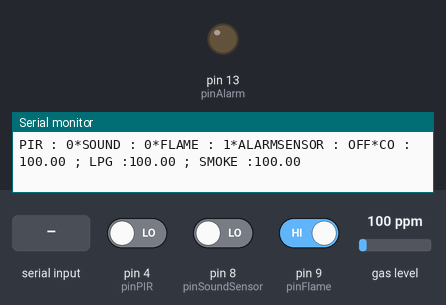
Bench run of a sketch on a simulated Arduino Uno, built with avr-gcc and run on an emulated ATmega328P. Shown: output pins drawn as LEDs (lit = HIGH), the last lines printed to the serial monitor. The test bench sets the inputs (shaded band); at power-on: pin 9 (pinFlame) HIGH, pin 4 (pinPIR) LOW, pin 8 (pinSoundSensor) LOW, gas level 100 ppm.

Above: at 1.7 s.
1.8 s: pin 9 (pinFlame) driven LOW
At 2.7 s:
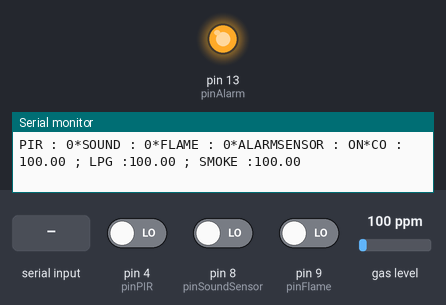
4.1 s: pin 9 (pinFlame) driven HIGH
At 5.0 s:
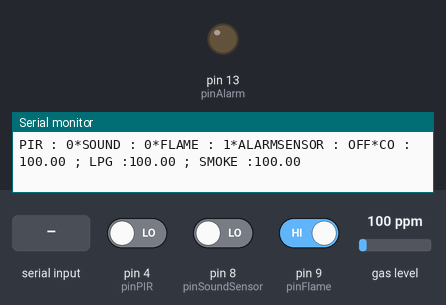
5.6 s: "ON" received over Serial
At 8.0 s:
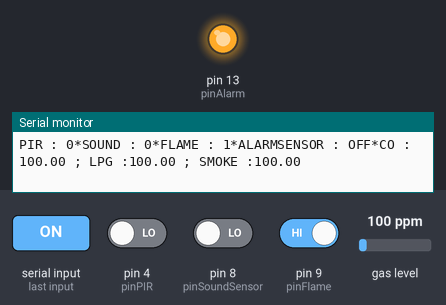
Timing chart, 0 to 9.5 s (numbered marks = the images above; inputs shaded):
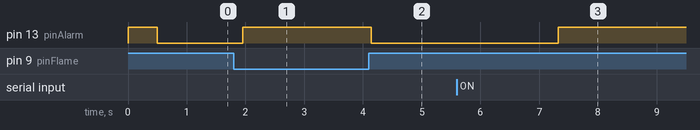

Measured:
- after the input at 1.8 s, pin 13 (pinAlarm): LOW → HIGH after 0.16 s
- after the input at 4.1 s, pin 13 (pinAlarm): HIGH → LOW at once
- after the input at 5.6 s, pin 13 (pinAlarm): LOW → HIGH after 1.7 s

The sketch:

safetyV5.ino
```cpp
#include <MQ2.h>

String newAlarmStatus;
String valueAlarm = "OFF";
int pinAlarm = 13;
int valueMQ2;
int valueLimitMQ2 = 400;
int pinMQ2 = A0;
int lpg, co, smoke;
MQ2 mq2(pinMQ2);

int valueSound ;
int pinSoundSensor = 8;

int pinFlame = 9;
int valueFlame;

int pinPIR = 4;
int valuePIR;
float valueMQ2LPG,valueMQ2CO,valueMQ2Smoke;

void setup() {
  pinMode(pinAlarm, OUTPUT);
  pinMode(pinSoundSensor, INPUT);
  pinMode(pinFlame, INPUT);
  pinMode(pinPIR, INPUT);
  digitalWrite(pinAlarm, HIGH);
  Serial.begin(9600);
  mq2.begin();

}

void loop() {
  valueMQ2LPG =  mq2.readLPG();
  valueMQ2CO = mq2.readCO();
  valueMQ2Smoke =  mq2.readSmoke();


  if (valueMQ2 > valueLimitMQ2) {}//valueAlarm = "ON";

  valueSound = digitalRead(pinSoundSensor);
  if ( valueSound != 0 ) {} //valueAlarm = "ON";

  valueFlame = digitalRead(pinFlame);
  if (valueFlame == 0) {valueAlarm = "ON"; }
  else {valueAlarm = "OFF";}

  valuePIR =  digitalRead(pinPIR);
  if (valuePIR == 1) {} //valueAlarm = "ON";

  if (Serial.available() > 0) {
  newAlarmStatus = Serial.readString();
  // Serial.println(newAlarmStatus);
 }

  if (newAlarmStatus == "ON" || valueAlarm == "ON") {
    digitalWrite(pinAlarm, HIGH);
  }
  else {
    digitalWrite(pinAlarm, LOW);
  }

  String dataPIR = "PIR : " + String(valuePIR);
  String dataSOUND = "SOUND : " + String(valueSound);
  String dataFLAME = "FLAME : " + String(valueFlame);
  String dataALARM = "ALARMSENSOR : " + valueAlarm;

  String dataMQ2CO =  "CO : " + String(valueMQ2CO);
  String dataMQ2LPG =  " ; LPG :" + String(valueMQ2LPG);
  String dataMQ2SMOKE = +" ; SMOKE :" + String(valueMQ2Smoke);
  String dataMQ2 = dataMQ2CO + dataMQ2LPG + dataMQ2SMOKE;

  String integratedData = dataPIR + "*" + dataSOUND +"*" +dataFLAME +"*"+ dataALARM +"*" + dataMQ2;
  Serial.println(integratedData);
  delay(700);
}
```
